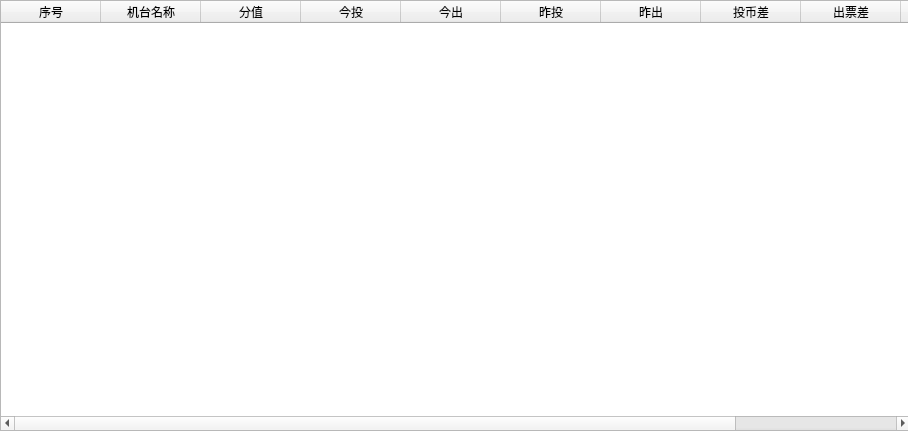
<?xml version="1.0" encoding="UTF-8"?>
<ui version="4.0">
 <class>Form</class>
 <widget class="QWidget" name="Form">
  <property name="geometry">
   <rect>
    <x>0</x>
    <y>0</y>
    <width>908</width>
    <height>431</height>
   </rect>
  </property>
  <property name="windowTitle">
   <string>Form</string>
  </property>
  <widget class="QWidget" name="verticalLayoutWidget">
   <property name="geometry">
    <rect>
     <x>0</x>
     <y>0</y>
     <width>911</width>
     <height>431</height>
    </rect>
   </property>
   <layout class="QVBoxLayout" name="verticalLayout">
    <item>
     <widget class="QTableWidget" name="m_reportGiftTableWidget">
      <column>
       <property name="text">
        <string>序号</string>
       </property>
      </column>
      <column>
       <property name="text">
        <string>机台名称</string>
       </property>
      </column>
      <column>
       <property name="text">
        <string>分值</string>
       </property>
      </column>
      <column>
       <property name="text">
        <string>今投</string>
       </property>
      </column>
      <column>
       <property name="text">
        <string>今出</string>
       </property>
      </column>
      <column>
       <property name="text">
        <string>昨投</string>
       </property>
      </column>
      <column>
       <property name="text">
        <string>昨出</string>
       </property>
      </column>
      <column>
       <property name="text">
        <string>投币差</string>
       </property>
      </column>
      <column>
       <property name="text">
        <string>出票差</string>
       </property>
      </column>
      <column>
       <property name="text">
        <string>净上币</string>
       </property>
      </column>
      <column>
       <property name="text">
        <string>金额</string>
       </property>
      </column>
     </widget>
    </item>
   </layout>
  </widget>
 </widget>
 <resources/>
 <connections/>
</ui>
